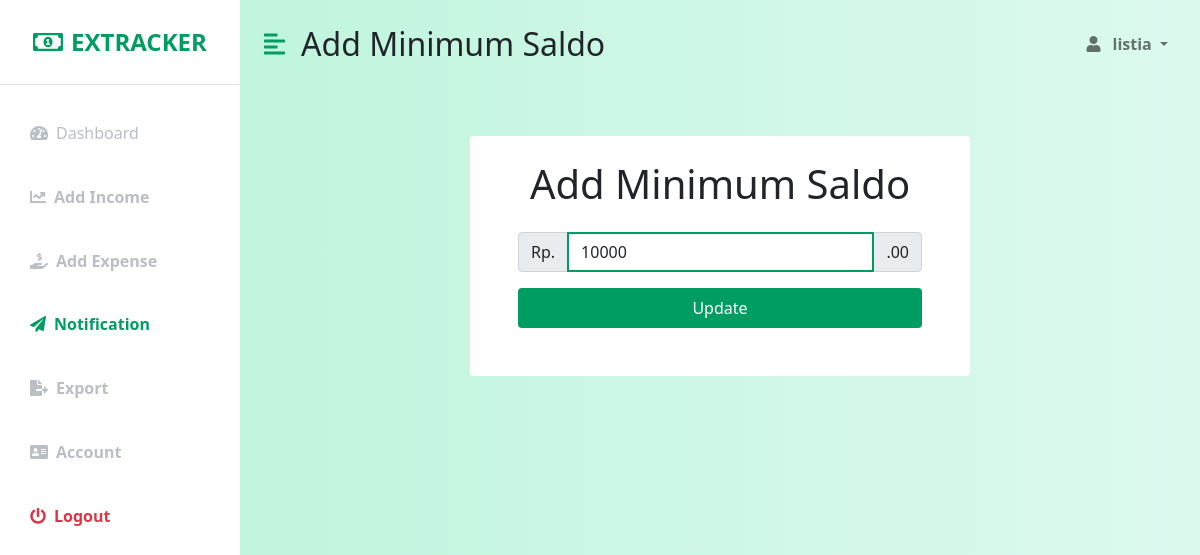
The app's page /minimal_saldo.php (signed in) with its own data.
### tables this page shows
CREATE TABLE `akun` (
  `id_akun` int(11) NOT NULL,
  `username` varchar(50) DEFAULT NULL,
  `password` varchar(20) DEFAULT NULL,
  `id_user` int(11) DEFAULT NULL,
  `id_admin` int(11) DEFAULT NULL
);

CREATE TABLE `minimum_saldo` (
  `id_minimum_saldo` int(11) NOT NULL,
  `jumlah_minimum_saldo` int(11) DEFAULT NULL,
  `id_akun` int(11) NOT NULL
);

### class/DB.php (called while the page is built, shortened)
<?php
class DB{
  private $_host = '127.0.0.1';
  private $_dbname = 'db_expense_tracker';
  private $_username = 'root';
  private $_password = '';
  private static $_instance = null;
  private $_pdo;
  private $_columnName = "*";
  private $_orderBy = "";
  private function __construct(){
    try {
      $this->_pdo = new PDO('mysql:host='.$this->_host.';dbname='.$this->_dbname,
                             $this->_username, $this->_password);
    } catch (PDOException $e){
      die("Error ".$e->getMessage(). " (".$e->getCode().")");
    }
  }
  public static function getInstance(){
    if(!isset(self::$_instance)) {
      self::$_instance = new DB();
    }
    return self::$_instance;
  }
  public function runQuery($query, $bindValue = []){
    try {
      $stmt = $this->_pdo->prepare($query);
      $stmt->execute($bindValue);
    }
    catch (PDOException $e){
      die("Error: ".$e->getMessage(). " (".$e->getCode().")");
    }
    return $stmt;
  }
  public function getQuery($query,$bindValue = []){
    return $this->runQuery($query,$bindValue)->fetchAll(PDO::FETCH_OBJ);
  }
  public function get($tableName, $condition = "", $bindValue = []){
    $query = "SELECT {$this->_columnName} FROM {$tableName} {$condition} {$this->_orderBy}";
    $this->_columnName = "*";
    $this->_orderBy = "";
    return $this->getQuery($query, $bindValue);
  }
  public function getWhere($tableName, $condition){
    $queryCondition ="WHERE {$condition[0]} {$condition[1]} ? ";
    return $this->get($tableName,$queryCondition,[$condition[2]]);
  }
  public function getWhereOnce($tableName, $condition){
    $result = $this->getWhere($tableName,$condition);
    if (!empty($result)) {
      return $result[0];
    } else {
      return false;
    }
  }
}

### class/Minimum_Saldo.php (called while the page is built, shortened)
<?php
class Minimum_Saldo{
  private $_formItem = [];
  private $_db = null;
  public function __construct(){
    $this->_db = DB::getInstance();
  }
  public function getItem($item){
    return isset($this->_formItem[$item]) ? $this->_formItem[$item] : '';
  }
  public function generate($id){
    $result = $this->_db->getWhereOnce('minimum_saldo',['id_akun','=',$id]);
    if($result == false){
      return false;
    }else{
      foreach ($result as $key => $val) {
        $this->_formItem[$key] = $val;
      }
    }
  }
}

### minimal_saldo.php (the view, shortened to what this page needs)
<?php
  require './class/DB.php';
  require './class/Minimum_Saldo.php';
  $id_akun = $_SESSION["id_akun"];
  $DB = DB::getInstance();
  $minimum_saldo = new Minimum_Saldo();
  $check = $minimum_saldo->generate($id_akun);
    if(!empty($minimum_saldo->getItem('jumlah_minimum_saldo'))){
        $isUpdate = 1;
    }else{
        $isUpdate = 0;
    }
?>
<!DOCTYPE html>
<html lang="en">
<head>
    <link href="https://cdn.jsdelivr.net/npm/bootstrap@5.0.0-beta3/dist/css/bootstrap.min.css" rel="stylesheet" />
    <link rel="stylesheet" href="https://cdnjs.cloudflare.com/ajax/libs/font-awesome/5.15.3/css/all.min.css" />
    <link rel="stylesheet" href="assets/css/style.css" />
</head>
<body>
    <div class="d-flex" id="wrapper">
        <div class="bg-white" id="sidebar-wrapper">
            <div class="sidebar-heading text-center py-4 primary-text fs-4 fw-bold text-uppercase border-bottom"><i
                    class="far fa-money-bill-alt me-2"></i>ExTracker</div>
            <div class="list-group list-group-flush my-3">
                <a href="index.php" class="list-group-item list-group-item-action bg-transparent second-text"><i
                        class="fas fa-tachometer-alt me-2"></i>Dashboard</a>
                <a href="add_income.php" class="list-group-item list-group-item-action bg-transparent second-text fw-bold"><i
                        class="fas fa-chart-line me-2"></i>Add Income</a>
                <a href="add_expense.php" class="list-group-item list-group-item-action bg-transparent second-text fw-bold"><i
                        class="fas fa-hand-holding-usd me-2"></i></i>Add Expense</a>
                <a href="notification.php" class="list-group-item list-group-item-action bg-transparent second-text fw-bold active"><i
                        class="fas fa-paper-plane me-2"></i>Notification</a>
                <a href="export.php" class="list-group-item list-group-item-action bg-transparent second-text fw-bold"><i
                        class="fas fa-file-export me-2"></i>Export</a>
                <a href="account.php" class="list-group-item list-group-item-action bg-transparent second-text fw-bold "><i
                        class="fas fa-address-card me-2"></i>Account</a>
                <a href="logout.php" class="list-group-item list-group-item-action bg-transparent text-danger fw-bold"><i
                        class="fas fa-power-off me-2"></i>Logout</a>
            </div>
        </div>
        <div id="page-content-wrapper">
            <nav class="navbar navbar-expand-lg navbar-light bg-transparent py-4 px-4">
                <div class="d-flex align-items-center">
                    <i class="fas fa-align-left primary-text fs-4 me-3" id="menu-toggle"></i>
                    <h2 class="fs-2 m-0">Add Minimum Saldo</h2>
                </div>
                <div class="collapse navbar-collapse" id="navbarSupportedContent">
                    <ul class="navbar-nav ms-auto mb-2 mb-lg-0">
                        <li class="nav-item dropdown">
                            <a class="nav-link dropdown-toggle second-text fw-bold" href="#" id="navbarDropdown"
                                role="button" data-bs-toggle="dropdown" aria-expanded="false">
                                <i class="fas fa-user me-2"></i>
                                <?php
                                    $data_akun = $DB->getWhereOnce('akun',['id_akun','=',$id_akun]);
                                    echo $data_akun->username;
                                ?>
                            </a>
                        </li>
                    </ul>
                </div>
            </nav>
            <div class="container-fluid px-4">
                <div class="container my-5 pt-4 pb-5 px-5 rounded bg-white" style="max-width:500px">
                    <h1 class="text-center mb-4">Add Minimum Saldo</h1>
                    <form action="<?php echo $_SERVER["REQUEST_URI"]; ?>" method="post">
                        <div class="mb-3"">
                            <div class="input-group input-group-merge">
                                <span class="input-group-text">Rp. </span>
                                <input
                                style="border: 2px solid #009d63;"
                                type="text"
                                class="form-control"
                                placeholder="1000"
                                name="jumlah_minimum_saldo"
                                id="jumlah_minimum_saldo"
                                value="<?php echo $minimum_saldo->getItem('jumlah_minimum_saldo'); ?>"
                                />
                                <span class="input-group-text">.00</span>
                            </div>
                        </div>
                        <?php
                            if($isUpdate == 1){
                                $value_btn = "Update";
                            }else{
                                $value_btn = "Add";
                            }
                            ?>
                            <input style="border: 2px solid #009d63; background-color:#009d63;" type="submit" name="submit" value="<?php echo $value_btn; ?>" class="w-100 btn btn-primary">
                    </form>
                </div>
            </div>
        </div>
    </div>
</body>
</html>

### assets/css/style.css (style rules this page uses)
:root { --main-bg-color: #009d63; --main-text-color: #009d63; --second-text-color: #bbbec5; --second-bg-color: #c1efde; background-image:linear-gradient(rgba(167, 236, 205, 0.9),rgba(138, 218, 201, 0.9)); }
.primary-text { color: var(--main-text-color); }
.second-text { color: var(--second-text-color); }
#wrapper { overflow-x: hidden; background-image: linear-gradient( to right, #baf3d7, #c2f5de, #cbf7e4, #d4f8ea, #ddfaef ); }
#sidebar-wrapper { min-height: 100vh; margin-left: -15rem; -webkit-transition: margin 0.25s ease-out; -moz-transition: margin 0.25s ease-out; -o-transition: margin 0.25s ease-out; transition: margin 0.25s ease-out; }
#sidebar-wrapper .sidebar-heading { padding: 0.875rem 1.25rem; font-size: 1.2rem; }
#sidebar-wrapper .list-group { width: 15rem; }
#page-content-wrapper { min-width: 100vw; }
#menu-toggle { cursor: pointer; }
.list-group-item { border: none; padding: 20px 30px; }
.list-group-item.active { background-color: transparent; color: var(--main-text-color); font-weight: bold; border: none; }
@media (min-width: 768px) { #sidebar-wrapper { margin-left: 0; } }
@media (min-width: 768px) { #page-content-wrapper { min-width: 0; width: 100%; } }

### records on screen
akun: username "listia"
minimum_saldo: jumlah_minimum_saldo "10000", submit "Update"
